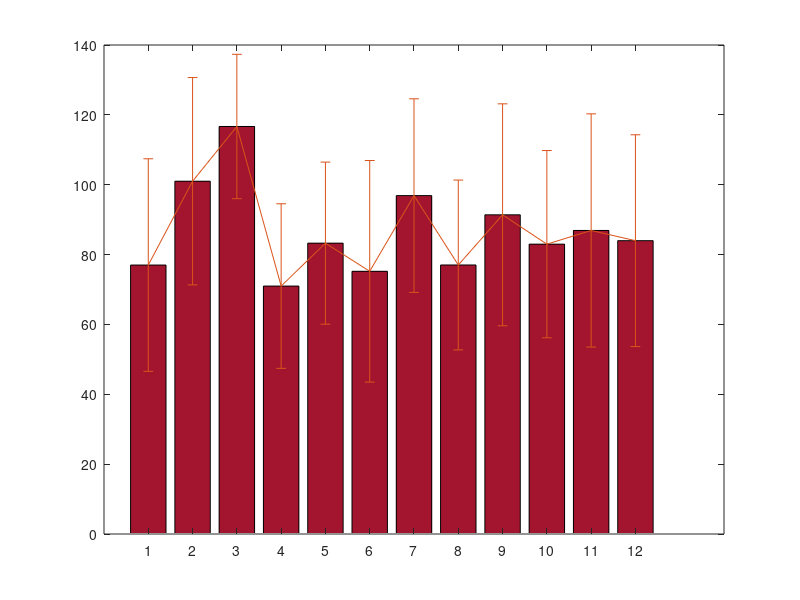

Recreate this plot in MATLAB. (Note: this script raises an error after producing the figure.)
%% Plots
load('rn_66.mat');

figure1 = figure('WindowState','maximized');
x=[1,2,3,4,5,6,7,8,9,10,11,12];
bar1=bar(x,rn_66(:,1), 'FaceColor', [0.64 0.08 0.18]);
hold on
er=errorbar(x,rn_66(:,1),rn_66(:,2));
er.Color=[0, 0, 0];
er.LineStyle = 'none';  
hold off
title('Red nucleus');
xlabel('Image orientation');
ylabel('Value');
set(bar1(1),'DisplayName','Mean');
set(er(1),'DisplayName','Std Dev');
legend1=legend('show');
set(legend1,'Location','northeastoutside');
set(gca,'FontSize',20);
saveas(gca, 'rn_66.png');

%%
load('sn_66.mat');
figure2 = figure('WindowState','maximized');
x=[1,2,3,4,5,6,7,8,9,10,11,12];
bar1=bar(x,sn_66(:,1), 'FaceColor', [0 0.45 0.74]);
hold on
er=errorbar(x,sn_66(:,1),rn_66(:,2));
er.Color=[0, 0, 0];
er.LineStyle = 'none';  
hold off
title('Substantia nigra');
xlabel('Image orientation');
ylabel('Value');
set(bar1(1),'DisplayName','Mean');
set(er(1),'DisplayName','Std Dev');
legend1=legend('show');
set(legend1,'Location','northeastoutside');
set(gca,'FontSize',20);
saveas(gca, 'sn_66.png');